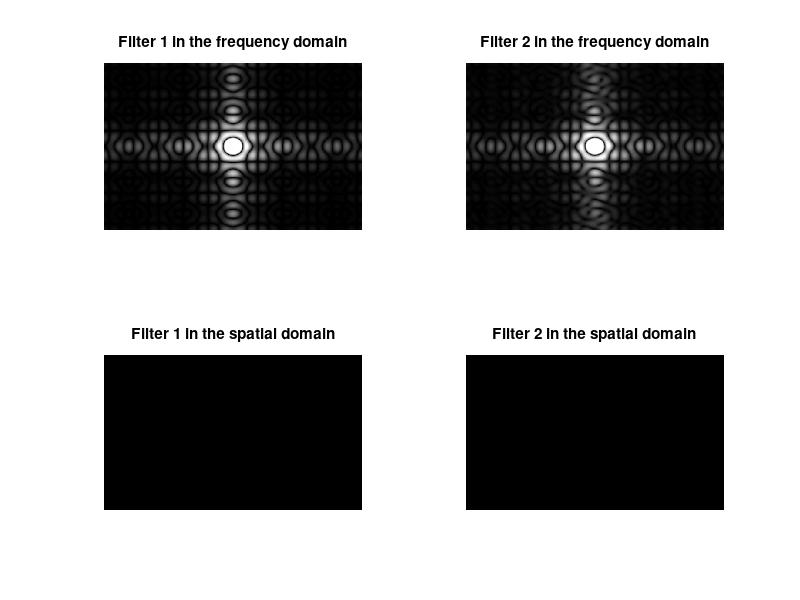

Source code (MATLAB): (Note: this script raises an error after producing the figure.)
% Part 1
load('Hfreq.mat');
load('Hfreq2.mat');

Hspat = ifft2(Hfreq);
Hspat2 = ifft2(Hfreq2);

Hfreq_display = log(abs(fftshift(Hfreq))*12+1);
Hfreq2_display = log(abs(fftshift(Hfreq2))*12+1);


figure();
subplot(2,2,1);
imshow(Hfreq_display);
title('Filter 1 in the frequency domain');

subplot(2,2,2);
imshow(Hfreq2_display);
title('Filter 2 in the frequency domain');

spatialXRange = 1:30;
spatialYRange = 1:50;

subplot(2,2,3);
imshow(Hspat(spatialXRange, spatialYRange));
title('Filter 1 in the spatial domain');

subplot(2,2,4);
imshow(Hspat2(spatialXRange, spatialYRange));
title('Filter 2 in the spatial domain');

print('sh03ex02_1.eps', '-depsc');

% Part 2
bookstore = imread('bookstore.tif');
load('filtered.mat');

filtered_freq = fft2(filtered);
bookstore_freq = fft2(bookstore);

figure();
subplot(2,2,1);
imshow(filtered);
title('Blurred Image');

subplot(2,2,2);
imshow(bookstore);
title('Original Image');

subplot(2,2,3);
imshow(ifft2(filtered_freq./Hfreq));

title('Blurred Image Deconvolved with Filter 1');

subplot(2,2,4);
imshow(ifft2(filtered_freq./Hfreq2));
title('Blurred Image Deconvolved with Filter 2');

print('sh03ex02_2.eps', '-depsc');